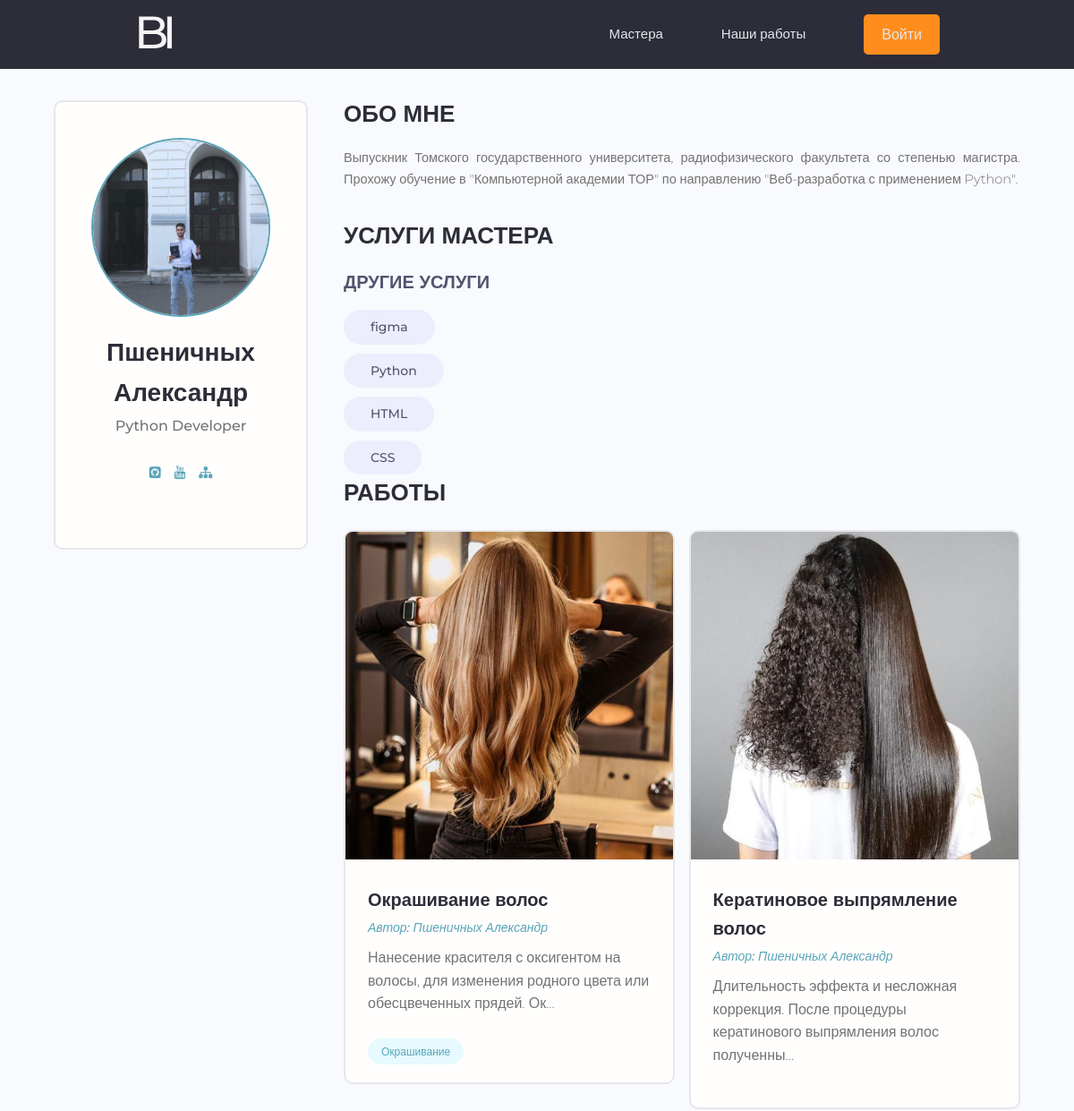
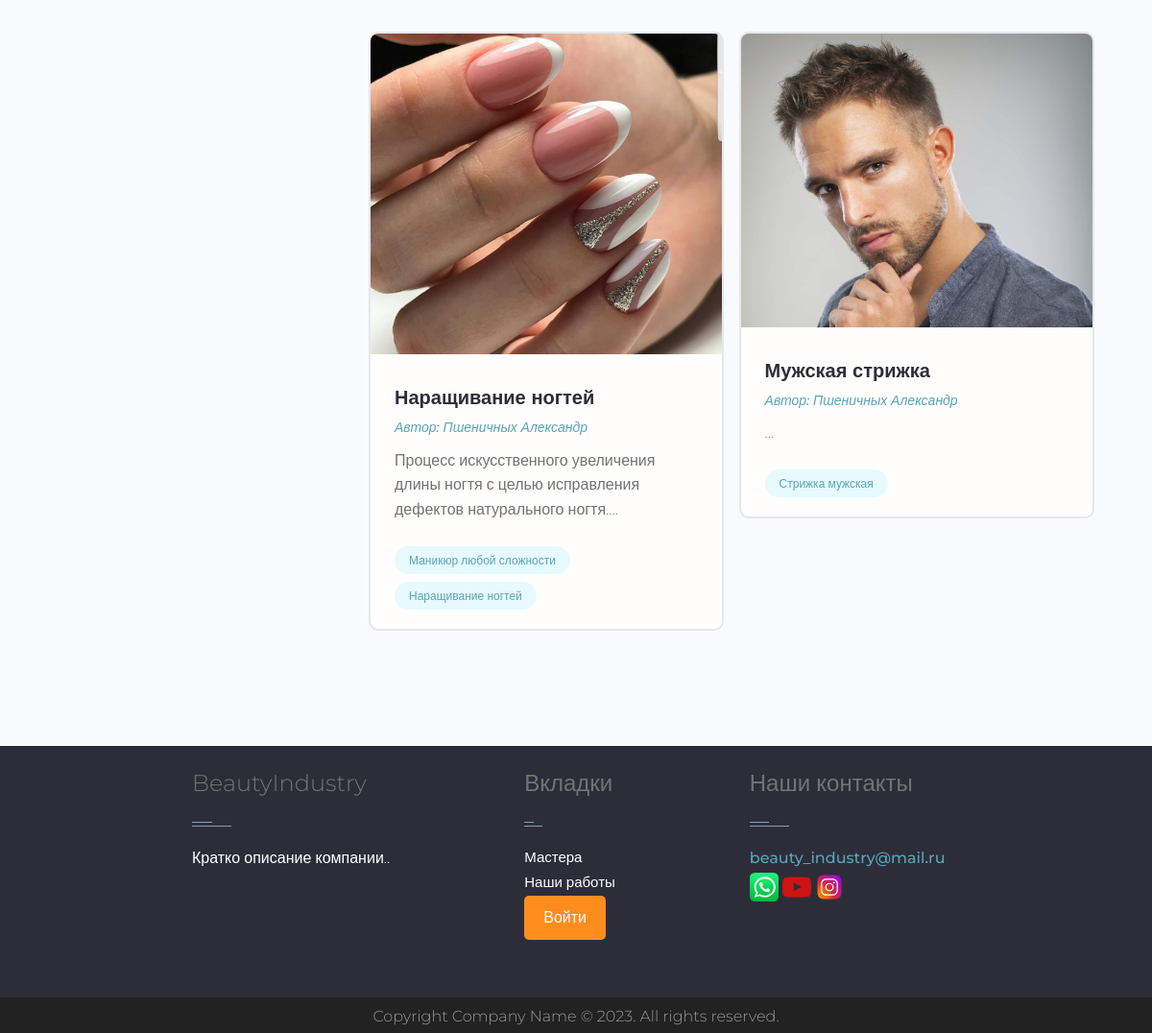
Page /profile/1/ on the committed database (2 pictures, top to bottom).
### users/models.py (models this page shows, shortened)
class Profile(models.Model):
    user = models.OneToOneField(User, on_delete=models.CASCADE, null=True, blank=True, verbose_name='Логин')
    name = models.CharField(max_length=200, null=True, blank=True,verbose_name='Имя пользователя')
    email = models.EmailField(max_length=200, null=True, blank=True)  # EmailField - валидация от джанго
    username = models.CharField(max_length=200, blank=True, null=True, verbose_name='Никнейм пользователя')
    short_info = models.CharField(max_length=200, blank=True, null=True,verbose_name='Краткая информация о пользователе')  # профессия
    bio = models.TextField(blank=True, null=True, verbose_name='Полная информация')  # инфо о себе
    profile_image = models.ImageField(blank=True, null=True, upload_to='profiles/',
                                      default='profiles/user-default.png',verbose_name='Фото')
    whatsapp = models.CharField(max_length=200, null=True, blank=True)
    instagram = models.CharField(max_length=200, null=True, blank=True)
    vkontakte = models.CharField(max_length=200, null=True, blank=True)
    telegram = models.CharField(max_length=200, null=True, blank=True)
    created = models.DateTimeField(auto_now_add=True)

class Skill(models.Model):  # скилы(навыки) пользователя
    owner = models.ForeignKey(Profile, on_delete=models.CASCADE, null=True, blank=True)  # связь с профилем
    name = models.CharField(max_length=200, null=True, blank=True)  # имя навыка
    description = models.TextField(null=True, blank=True)  # описание навыка
    created = models.DateTimeField(auto_now_add=True)
    def __str__(self):
        return f'{self.name}'

### projects/models.py (models this page shows, shortened)
class Project(models.Model):
    owner = models.ForeignKey(Profile, on_delete=models.SET_NULL, null=True, blank=True)
    title = models.CharField(max_length=200, verbose_name='Заголовок')
    description = models.TextField(null=True, blank=True, verbose_name='Описание')
    featured_image = models.ImageField(null=True, blank=True, upload_to='projects/%Y/%m/%d/', default='default.jpg',
                                       verbose_name='Изображение')
    demo_link = models.CharField(max_length=2000, null=True, blank=True, verbose_name='Ссылка(по необходимости')
    source_link = models.CharField(max_length=2000, null=True, blank=True, verbose_name='Ссылка(по необходимости)')
    tags = models.ManyToManyField('Tag', blank=True, verbose_name='Тэги')

class Tag(models.Model):
    name = models.CharField(max_length=200, verbose_name='Название тэга')
    created = models.DateTimeField(auto_now_add=True)
    def __str__(self):
        return self.name

### users/views.py (the view)
# urls.py: path('profile/<str:pk>/', views.user_profile, name='user_profile'),
def user_profile(request, pk):
    profile = Profile.objects.get(id=pk)  # Модель профиля по ключу
    top_skills = profile.skill_set.exclude(description__exact="")  # исключаем пустое поле description
    other_skills = profile.skill_set.filter(description='')  # если пустое запишем в other_skill
    context = {
        'profile': profile,
        'top_skills': top_skills,
        'other_skills': other_skills
    }
    return render(request, 'users/profile.html', context)

### users/templates/users/profile.html (shortened to what this page needs)
{% extends 'projects/base.html' %}
{% block content %}
  <main class="profile my-md">
    <div class="container">
      <div class="layout">
        <div class="column column--1of3">
          <div class="card text-center">
            <div class="card__body dev">
              <img class="avatar avatar--xl" src="{{ profile.profile_image.url }}" />
              <h2 class="dev__name">{{ profile.name }}</h2>
              <p class="dev__title">{{ profile.short_info }}</p>
              <ul class="dev__social">
                {% if profile.whatsapp %}
                <li>
                  <a title="WhatsApp" href="{{ profile.whatsapp }}" target="_blank"><i class="fa fa-github-square"></i></a>
                </li>
                {% endif %}
                {% if profile.instagram %}
                <li>
                  <a title="Youtube" href="{{ profile.instagram }}" target="_blank"><i class="fa fa-youtube"></i></a>
                </li>
                {% endif %}
                {% if profile.vkontakte %}
                <li>
                  <a title="Personal Website" href="{{ profile.vkontakte }}" target="_blank"><i class="fa fa-sitemap"></i></a>
                </li>
                {% endif %}
              </ul>
            </div>
          </div>
        </div>
        <div class="column column--2of3">
          <div class="devInfo">
            <h3 class="devInfo__title">Обо мне</h3>
            <p class="devInfo__about">
              {{ profile.bio }}
            </p>
          </div>
          <div class="devInfo">
            <h3 class="devInfo__title">Услуги мастера</h3>
            <div class="devInfo__skills">
              <h3 class="devInfo__subtitle">Другие услуги</h3>
              {% for skill in other_skills %}
              <div class="devInfo__otherSkills">
                <span class="tag tag--pill tag--sub tag--lg">
                  <small>{{ skill }}</small>
                </span>
              {% endfor %}
              </div>
            </div>
          </div>
          <div class="devInfo">
            <h3 class="devInfo__title">Работы</h3>
            <div class="grid grid--two">
            {% for project in profile.project_set.all %}
              <div class="column">
                <div class="card project">
                  <a href="{% url 'project' project.id %}" class="project">
                    <img class="project__thumbnail" src="{{ project.featured_image.url }}" alt="project thumbnail" />
                    <div class="card__body">
                      <h3 class="project__title">{{ project.title }}</h3>
                      <p><a class="project__author" href="{% url 'user_profile' project.owner.id %}">Автор: {{ project.owner.name }}</a></p>
                      <p class="project--rating">
                         {{ project.description|slice:100 }}...
                      </p>
                      <div class="project__tags">
                        {% for tag in project.tags.all %}
                        <span class="tag tag--pill tag--main">
                          <small>{{ tag }}</small>
                        </span>
                        {% endfor %}
                      </div>
                    </div>
                  </a>
                </div>
              </div>
            {% endfor %}
            </div>
          </div>
        </div>
      </div>
    </div>
  </main>
{% endblock %}

### projects/static/styles/app.css (style rules this page uses)
:root { --color-sub: #2d2d39; }
.card { border: 2px solid var(--color-light); }
.profile .card > .dev { padding: 4rem; }
.dev__name { color: var(--color-sub); font-size: 2.8rem; font-weight: 700; margin-top: 1rem; margin-bottom: 0.5rem; }
.dev__title { font-size: 1.6rem; font-weight: 500; line-height: 1.3; }
.dev__social { margin: 3rem 0; list-style: none; display: flex; justify-content: center; gap: 1.5rem; }
.devInfo { margin-bottom: 3rem; }
.devInfo__title, .devInfo__subtitle { font-size: 2.6rem; color: var(--color-sub); text-transform: uppercase; font-weight: 700; margin-bottom: 1.5rem; }
.devInfo__subtitle { font-size: 2rem; color: var(--color-sub-light); }
.devInfo__about, .devSkill__info { font-size: 1.45rem; line-height: 1.7; text-align: justify; }
.project__author { font-size: 1.4rem; font-style: italic; }
.project--rating { margin-bottom: 1.6em; margin-top: .5em; }
.project__thumbnail { object-fit: cover; object-position: top center; width: 100%; }
.project__title { font-size: 2rem; font-weight: 700; color: var(--color-sub); }

### projects/static/uikit/styles/modules/_variables.css (style rules this page uses)
:root { --color-main: #5aa5b9; --color-main-light: #e6faff; --color-sub: #3f4156; --color-sub-light: #51546e; --color-sub-lighter: #ededfd; --color-text: #737373; --color-gray: #8b8b8b; --color-light: #e5e7eb; --color-light-gray: #767676; --color-bg: #f8fafd; --color-white: #fffefd; --color-white-light: #f3f3f3; --color-success: #359e64; --color-success-bg: #def8e8; --color-error: #fc4b0b; --color-error-bg: #fff2ee; --font-base: 'Poppins', arial, helvetica, 'Segoe UI', roboto, ubuntu, sans-serif; --font-monospace: 'Fira Code', 'Courier New', courier, monospace; --font-regular: 300; --font-medium: 500; --font-bold: 700; --generic-shadow: 1px 1px 5px #00000010; --generic-transition: all 0.3s ease-in-out; }

### projects/static/uikit/styles/modules/_base.css (style rules this page uses)
* { margin: 0; padding: 0; box-sizing: border-box; text-rendering: optimizeLegibility; color: inherit; font-size: inherit; }
html { font-size: 50%; }
@media only screen and (min-width: 480px) { html { font-size: 56.25%; } }
@media only screen and (min-width: 1200px) { html { font-size: 62.5%; } }
body { line-height: 1.6; font-weight: 400; font-size: 1.5rem; color: var(--color-text); background-color: var(--color-bg); min-height: 100vh; }

### projects/static/uikit/styles/modules/_typography.css (style rules this page uses)
* { font-family:'Montserrat', sans-serif; }
h2 { font-size: 3.6rem; font-weight: var(--font-bold); }
h3 { font-size: 3.2rem; font-weight: var(--font-medium); }
p, span, strong { font-size: 1.6rem; color: var(--color-text); font-weight: var(--font-regular); }
a { padding-bottom: 2px; text-decoration: none; display: inline-block; color: var(--color-main); font-weight: var(--font-medium); }

### projects/static/uikit/styles/modules/_utilities.css (style rules this page uses)
.container { width: 92%; max-width: 165rem; margin: 0 auto; box-sizing: border-box; }
@media screen and (min-width: 1000px) { .container { width: 90%; } }
@media screen and (min-width: 1200px) { .container { width: 90%; } }
.text-center { text-align: center; }
.my-md { margin: 3rem auto; }

### projects/static/uikit/styles/modules/_avatar.css (style rules this page uses)
.avatar { border-radius: 50%; border: 2px solid var(--color-main); object-fit: cover; }
.avatar--xl { height: 20rem; width: 20rem; }

### projects/static/uikit/styles/modules/_card.css (style rules this page uses)
.card { border-radius: 1rem; background-color: var(--color-white); border: 1.5px solid var(--color-light); width: auto; height: auto; margin-top: 0.5rem; margin-bottom: 0.5rem; overflow: hidden; }
.card__body, .card__header { padding: 2rem 2.5rem; }

### projects/static/uikit/styles/modules/_tag.css (style rules this page uses)
.tag { display: inline-flex; align-items: center; background-color: var(--color-sub); height: -webkit-fit-content; height: -moz-fit-content; height: fit-content; width: -webkit-fit-content; width: -moz-fit-content; width: fit-content; border-radius: 0.5rem; padding: 0.5rem 1.5rem; font-size: 1.2rem; cursor: pointer; }
.tag:not(:last-child) { margin-right: 0.25rem; margin-bottom: 0.75rem; }
.tag > small { color: var(--color-white); }
.tag--pill { border-radius: 5rem; }
.tag--main, .tag--main > small { background: var(--color-main-light); color: var(--color-main); font-weight: 500; }
.tag--sub, .tag--sub > small { background: var(--color-sub-lighter); color: var(--color-sub-light); font-weight: 500; }
.tag--lg { padding: 0.8rem 3rem; font-size: 1.4rem; }
.tag--lg:not(:last-child) { margin-right: 0.5rem; margin-bottom: 1rem; }

### projects/static/uikit/styles/modules/_layout.css (style rules this page uses)
.layout { display: flex; flex-flow: row wrap; justify-content: space-between; }
.layout > .column { margin-bottom: 3rem; }
.layout > .column.column--1of3 { flex-basis: 25%; }
.layout > .column.column--2of3 { flex-basis: 70%; }

### rows in the picture
Profile: profile_image (picture), name "Пшеничных Александр", short_info "Python Developer", bio "Выпускник Томского государственного университета, радиофизического факультета со степенью магистра. Прохожу обучение в \"Компьютерной академии ТОР\" по направлению \"Веб-разработка с применением Python\"."
Skill: name "figma"
Skill: name "Python"
Skill: name "HTML"
Skill: name "CSS"
Project: featured_image (picture), title "Окрашивание волос", owner.name "Пшеничных Александр", description "Нанесение красителя с оксигентом на волосы, для изменения родного цвета или обесцвеченных прядей. Ок"
Tag: name "Окрашивание"
Project: featured_image (picture), title "Кератиновое выпрямление волос", owner.name "Пшеничных Александр", description "Длительность эффекта и несложная коррекция. После процедуры кератинового выпрямления волос полученны"
Project: featured_image (picture), title "Наращивание ногтей", owner.name "Пшеничных Александр", description "Процесс искусственного увеличения длины ногтя с целью исправления дефектов натурального ногтя."
Tag: name "Маникюр любой сложности"
Tag: name "Наращивание ногтей"
Project: featured_image (picture), title "Мужская стрижка", owner.name "Пшеничных Александр"
Tag: name "Стрижка мужская"
